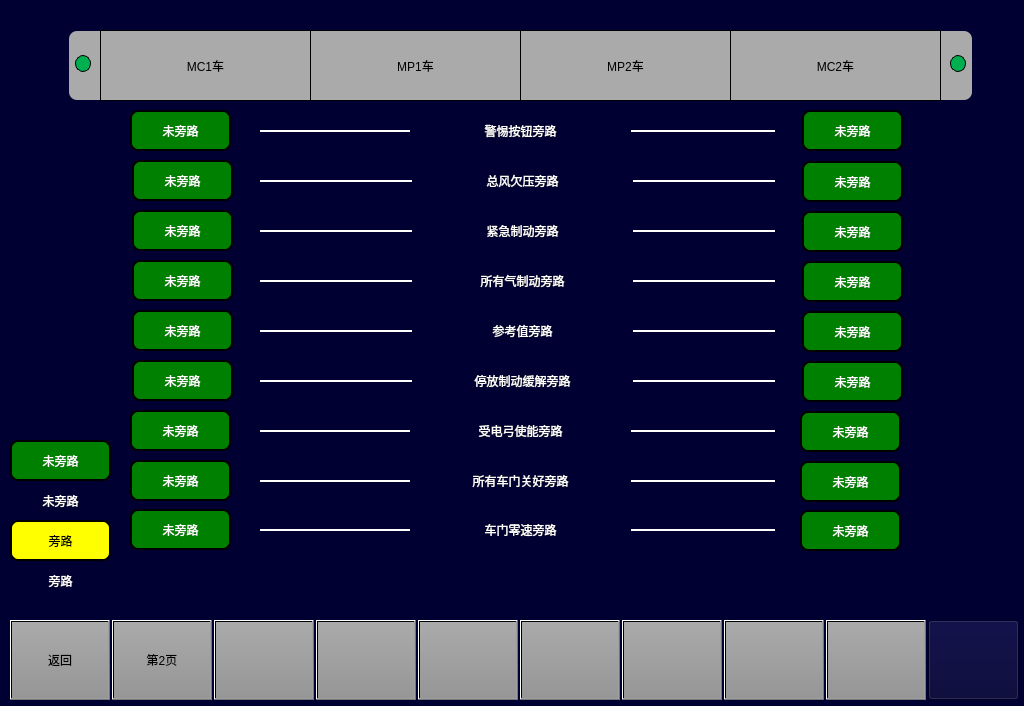
 <widget class="QWidget" name="ByPassPage">
  <property name="geometry">
   <rect>
    <x>0</x>
    <y>0</y>
    <width>1024</width>
    <height>706</height>
   </rect>
  </property>
  <property name="windowTitle">
   <string>Form</string>
  </property>
  <property name="styleSheet">
   <string notr="true">background-color: rgb(0, 0, 50);</string>
  </property>
  <widget class="QPushButton" name="BTN7">
   <property name="geometry">
    <rect>
     <x>622</x>
     <y>620</y>
     <width>100</width>
     <height>80</height>
    </rect>
   </property>
   <property name="focusPolicy">
    <enum>Qt::NoFocus</enum>
   </property>
   <property name="styleSheet">
    <string notr="true">	font: 20px, &quot;微软雅黑&quot;;
    color: black;
	transparent;background:qlineargradient(spread:pad,x1:0,y1:0,x2:0,y2:1,stop:0 rgba(170,170,170,255),stop:1 rgba(150,150,150,255));
</string>
   </property>
   <property name="text">
    <string/>
   </property>
  </widget>
  <widget class="QPushButton" name="BTN2">
   <property name="geometry">
    <rect>
     <x>112</x>
     <y>620</y>
     <width>100</width>
     <height>80</height>
    </rect>
   </property>
   <property name="focusPolicy">
    <enum>Qt::NoFocus</enum>
   </property>
   <property name="styleSheet">
    <string notr="true">font: 20px, &quot;微软雅黑&quot;;color: black;transparent;background:qlineargradient(spread:pad,x1:0,y1:0,x2:0,y2:1,stop:0 rgba(170,170,170,255),stop:1 rgba(150,150,150,255));</string>
   </property>
   <property name="text">
    <string>第2页</string>
   </property>
  </widget>
  <widget class="QPushButton" name="BTN9">
   <property name="geometry">
    <rect>
     <x>826</x>
     <y>620</y>
     <width>100</width>
     <height>80</height>
    </rect>
   </property>
   <property name="focusPolicy">
    <enum>Qt::NoFocus</enum>
   </property>
   <property name="styleSheet">
    <string notr="true">	font: 20px, &quot;微软雅黑&quot;;
    color: black;
	transparent;background:qlineargradient(spread:pad,x1:0,y1:0,x2:0,y2:1,stop:0 rgba(170,170,170,255),stop:1 rgba(150,150,150,255));
</string>
   </property>
   <property name="text">
    <string/>
   </property>
  </widget>
  <widget class="QPushButton" name="BTN3">
   <property name="geometry">
    <rect>
     <x>214</x>
     <y>620</y>
     <width>100</width>
     <height>80</height>
    </rect>
   </property>
   <property name="focusPolicy">
    <enum>Qt::NoFocus</enum>
   </property>
   <property name="styleSheet">
    <string notr="true">	font: 20px, &quot;微软雅黑&quot;;
    color: black;
	transparent;background:qlineargradient(spread:pad,x1:0,y1:0,x2:0,y2:1,stop:0 rgba(170,170,170,255),stop:1 rgba(150,150,150,255));
</string>
   </property>
   <property name="text">
    <string/>
   </property>
  </widget>
  <widget class="QPushButton" name="BTN1">
   <property name="geometry">
    <rect>
     <x>10</x>
     <y>620</y>
     <width>100</width>
     <height>80</height>
    </rect>
   </property>
   <property name="focusPolicy">
    <enum>Qt::NoFocus</enum>
   </property>
   <property name="styleSheet">
    <string notr="true">font: 20px, &quot;微软雅黑&quot;;color: black;transparent;background:qlineargradient(spread:pad,x1:0,y1:0,x2:0,y2:1,stop:0 rgba(170,170,170,255),stop:1 rgba(150,150,150,255));</string>
   </property>
   <property name="text">
    <string>返回</string>
   </property>
  </widget>
  <widget class="QPushButton" name="BTN4">
   <property name="geometry">
    <rect>
     <x>316</x>
     <y>620</y>
     <width>100</width>
     <height>80</height>
    </rect>
   </property>
   <property name="focusPolicy">
    <enum>Qt::NoFocus</enum>
   </property>
   <property name="styleSheet">
    <string notr="true">	font: 20px, &quot;微软雅黑&quot;;
    color: black;
	transparent;background:qlineargradient(spread:pad,x1:0,y1:0,x2:0,y2:1,stop:0 rgba(170,170,170,255),stop:1 rgba(150,150,150,255));
</string>
   </property>
   <property name="text">
    <string/>
   </property>
  </widget>
  <widget class="QPushButton" name="BTN8">
   <property name="geometry">
    <rect>
     <x>724</x>
     <y>620</y>
     <width>100</width>
     <height>80</height>
    </rect>
   </property>
   <property name="focusPolicy">
    <enum>Qt::NoFocus</enum>
   </property>
   <property name="styleSheet">
    <string notr="true">	font: 20px, &quot;微软雅黑&quot;;
    color: black;
	transparent;background:qlineargradient(spread:pad,x1:0,y1:0,x2:0,y2:1,stop:0 rgba(170,170,170,255),stop:1 rgba(150,150,150,255));
</string>
   </property>
   <property name="text">
    <string/>
   </property>
  </widget>
  <widget class="QPushButton" name="BTNHome">
   <property name="geometry">
    <rect>
     <x>928</x>
     <y>620</y>
     <width>91</width>
     <height>80</height>
    </rect>
   </property>
   <property name="focusPolicy">
    <enum>Qt::NoFocus</enum>
   </property>
   <property name="styleSheet">
    <string notr="true">border-image: url(:/images/image/Home.png);</string>
   </property>
   <property name="text">
    <string/>
   </property>
  </widget>
  <widget class="QPushButton" name="BTN5">
   <property name="geometry">
    <rect>
     <x>418</x>
     <y>620</y>
     <width>100</width>
     <height>80</height>
    </rect>
   </property>
   <property name="focusPolicy">
    <enum>Qt::NoFocus</enum>
   </property>
   <property name="styleSheet">
    <string notr="true">	font: 20px, &quot;微软雅黑&quot;;
    color: black;
	transparent;background:qlineargradient(spread:pad,x1:0,y1:0,x2:0,y2:1,stop:0 rgba(170,170,170,255),stop:1 rgba(150,150,150,255));
</string>
   </property>
   <property name="text">
    <string/>
   </property>
  </widget>
  <widget class="QPushButton" name="BTN6">
   <property name="geometry">
    <rect>
     <x>520</x>
     <y>620</y>
     <width>100</width>
     <height>80</height>
    </rect>
   </property>
   <property name="focusPolicy">
    <enum>Qt::NoFocus</enum>
   </property>
   <property name="styleSheet">
    <string notr="true">	font: 20px, &quot;微软雅黑&quot;;
    color: black;
	transparent;background:qlineargradient(spread:pad,x1:0,y1:0,x2:0,y2:1,stop:0 rgba(170,170,170,255),stop:1 rgba(150,150,150,255));
</string>
   </property>
   <property name="text">
    <string/>
   </property>
  </widget>
  <widget class="QLabel" name="LBLTC1">
   <property name="geometry">
    <rect>
     <x>100</x>
     <y>30</y>
     <width>211</width>
     <height>71</height>
    </rect>
   </property>
   <property name="styleSheet">
    <string notr="true">background-color:rgb(170,170,170);
border:1px solid black;
font:20px &quot;微软雅黑&quot;;</string>
   </property>
   <property name="text">
    <string>MC1车</string>
   </property>
   <property name="alignment">
    <set>Qt::AlignCenter</set>
   </property>
  </widget>
  <widget class="QLabel" name="LBLM2">
   <property name="geometry">
    <rect>
     <x>730</x>
     <y>30</y>
     <width>211</width>
     <height>71</height>
    </rect>
   </property>
   <property name="styleSheet">
    <string notr="true">background-color:rgb(170,170,170);
border:1px solid black;
font:20px &quot;微软雅黑&quot;;</string>
   </property>
   <property name="text">
    <string>MC2车</string>
   </property>
   <property name="alignment">
    <set>Qt::AlignCenter</set>
   </property>
  </widget>
  <widget class="QLabel" name="LBLM1">
   <property name="geometry">
    <rect>
     <x>520</x>
     <y>30</y>
     <width>211</width>
     <height>71</height>
    </rect>
   </property>
   <property name="styleSheet">
    <string notr="true">background-color:rgb(170,170,170);
border:1px solid black;
font:20px &quot;微软雅黑&quot;;</string>
   </property>
   <property name="text">
    <string>MP2车</string>
   </property>
   <property name="alignment">
    <set>Qt::AlignCenter</set>
   </property>
  </widget>
  <widget class="QLabel" name="LBLMP1">
   <property name="geometry">
    <rect>
     <x>310</x>
     <y>30</y>
     <width>211</width>
     <height>71</height>
    </rect>
   </property>
   <property name="styleSheet">
    <string notr="true">background-color:rgb(170,170,170);
border:1px solid black;
font:20px &quot;微软雅黑&quot;;</string>
   </property>
   <property name="text">
    <string>MP1车</string>
   </property>
   <property name="alignment">
    <set>Qt::AlignCenter</set>
   </property>
  </widget>
  <widget class="QLabel" name="linelbl1_2">
   <property name="geometry">
    <rect>
     <x>260</x>
     <y>180</y>
     <width>515</width>
     <height>2</height>
    </rect>
   </property>
   <property name="styleSheet">
    <string notr="true">border: 2px solid white;
</string>
   </property>
   <property name="text">
    <string/>
   </property>
   <property name="alignment">
    <set>Qt::AlignCenter</set>
   </property>
  </widget>
  <widget class="QLabel" name="LBL1_5">
   <property name="geometry">
    <rect>
     <x>412</x>
     <y>310</y>
     <width>221</width>
     <height>41</height>
    </rect>
   </property>
   <property name="styleSheet">
    <string notr="true">font: 20px  &quot;微软雅黑&quot;;
color: white;
</string>
   </property>
   <property name="text">
    <string>参考值旁路</string>
   </property>
   <property name="alignment">
    <set>Qt::AlignCenter</set>
   </property>
  </widget>
  <widget class="QLabel" name="lbl6_2">
   <property name="geometry">
    <rect>
     <x>802</x>
     <y>361</y>
     <width>101</width>
     <height>41</height>
    </rect>
   </property>
   <property name="styleSheet">
    <string notr="true">font: 20px  &quot;微软雅黑&quot;;
color: white;
background-color: green;
border:2px  solid black;
border-radius:8px;</string>
   </property>
   <property name="text">
    <string>未旁路</string>
   </property>
   <property name="alignment">
    <set>Qt::AlignCenter</set>
   </property>
  </widget>
  <widget class="QLabel" name="lbl7_2">
   <property name="geometry">
    <rect>
     <x>800</x>
     <y>411</y>
     <width>101</width>
     <height>41</height>
    </rect>
   </property>
   <property name="styleSheet">
    <string notr="true">font: 20px  &quot;微软雅黑&quot;;
color: white;
background-color: green;
border:2px  solid black;
border-radius:8px;</string>
   </property>
   <property name="text">
    <string>未旁路</string>
   </property>
   <property name="alignment">
    <set>Qt::AlignCenter</set>
   </property>
  </widget>
  <widget class="QLabel" name="lbl2_1">
   <property name="geometry">
    <rect>
     <x>132</x>
     <y>160</y>
     <width>101</width>
     <height>41</height>
    </rect>
   </property>
   <property name="styleSheet">
    <string notr="true">font: 20px  &quot;微软雅黑&quot;;
color: white;
background-color: green;
border:2px  solid black;
border-radius:8px;</string>
   </property>
   <property name="text">
    <string>未旁路</string>
   </property>
   <property name="alignment">
    <set>Qt::AlignCenter</set>
   </property>
  </widget>
  <widget class="QLabel" name="lbl3_1">
   <property name="geometry">
    <rect>
     <x>132</x>
     <y>210</y>
     <width>101</width>
     <height>41</height>
    </rect>
   </property>
   <property name="styleSheet">
    <string notr="true">font: 20px  &quot;微软雅黑&quot;;
color: white;
background-color: green;
border:2px  solid black;
border-radius:8px;</string>
   </property>
   <property name="text">
    <string>未旁路</string>
   </property>
   <property name="alignment">
    <set>Qt::AlignCenter</set>
   </property>
  </widget>
  <widget class="QLabel" name="linelbl1_7">
   <property name="geometry">
    <rect>
     <x>260</x>
     <y>430</y>
     <width>515</width>
     <height>2</height>
    </rect>
   </property>
   <property name="styleSheet">
    <string notr="true">border: 2px solid white;
</string>
   </property>
   <property name="text">
    <string/>
   </property>
   <property name="alignment">
    <set>Qt::AlignCenter</set>
   </property>
  </widget>
  <widget class="QLabel" name="LBL1_2">
   <property name="geometry">
    <rect>
     <x>412</x>
     <y>160</y>
     <width>221</width>
     <height>41</height>
    </rect>
   </property>
   <property name="styleSheet">
    <string notr="true">font: 20px  &quot;微软雅黑&quot;;
color: white;
</string>
   </property>
   <property name="text">
    <string>总风欠压旁路</string>
   </property>
   <property name="alignment">
    <set>Qt::AlignCenter</set>
   </property>
  </widget>
  <widget class="QLabel" name="lbl4_1">
   <property name="geometry">
    <rect>
     <x>132</x>
     <y>260</y>
     <width>101</width>
     <height>41</height>
    </rect>
   </property>
   <property name="styleSheet">
    <string notr="true">font: 20px  &quot;微软雅黑&quot;;
color: white;
background-color: green;
border:2px  solid black;
border-radius:8px;</string>
   </property>
   <property name="text">
    <string>未旁路</string>
   </property>
   <property name="alignment">
    <set>Qt::AlignCenter</set>
   </property>
  </widget>
  <widget class="QLabel" name="lbl2_2">
   <property name="geometry">
    <rect>
     <x>802</x>
     <y>161</y>
     <width>101</width>
     <height>41</height>
    </rect>
   </property>
   <property name="styleSheet">
    <string notr="true">font: 20px  &quot;微软雅黑&quot;;
color: white;
background-color: green;
border:2px  solid black;
border-radius:8px;</string>
   </property>
   <property name="text">
    <string>未旁路</string>
   </property>
   <property name="alignment">
    <set>Qt::AlignCenter</set>
   </property>
  </widget>
  <widget class="QLabel" name="lbl5_1">
   <property name="geometry">
    <rect>
     <x>132</x>
     <y>310</y>
     <width>101</width>
     <height>41</height>
    </rect>
   </property>
   <property name="styleSheet">
    <string notr="true">font: 20px  &quot;微软雅黑&quot;;
color: white;
background-color: green;
border:2px  solid black;
border-radius:8px;</string>
   </property>
   <property name="text">
    <string>未旁路</string>
   </property>
   <property name="alignment">
    <set>Qt::AlignCenter</set>
   </property>
  </widget>
  <widget class="QLabel" name="LBL1_9">
   <property name="geometry">
    <rect>
     <x>10</x>
     <y>570</y>
     <width>101</width>
     <height>21</height>
    </rect>
   </property>
   <property name="styleSheet">
    <string notr="true">font: 20px  &quot;微软雅黑&quot;;
color: white;
</string>
   </property>
   <property name="text">
    <string>旁路</string>
   </property>
   <property name="alignment">
    <set>Qt::AlignCenter</set>
   </property>
  </widget>
  <widget class="QLabel" name="LBL1">
   <property name="geometry">
    <rect>
     <x>410</x>
     <y>110</y>
     <width>221</width>
     <height>41</height>
    </rect>
   </property>
   <property name="styleSheet">
    <string notr="true">font: 20px  &quot;微软雅黑&quot;;
color: white;
</string>
   </property>
   <property name="text">
    <string>警惕按钮旁路</string>
   </property>
   <property name="alignment">
    <set>Qt::AlignCenter</set>
   </property>
  </widget>
  <widget class="QLabel" name="linelbl1_6">
   <property name="geometry">
    <rect>
     <x>260</x>
     <y>380</y>
     <width>515</width>
     <height>2</height>
    </rect>
   </property>
   <property name="styleSheet">
    <string notr="true">border: 2px solid white;
</string>
   </property>
   <property name="text">
    <string/>
   </property>
   <property name="alignment">
    <set>Qt::AlignCenter</set>
   </property>
  </widget>
  <widget class="QLabel" name="ZeroSpeedTC2lbl_4">
   <property name="geometry">
    <rect>
     <x>10</x>
     <y>440</y>
     <width>101</width>
     <height>41</height>
    </rect>
   </property>
   <property name="styleSheet">
    <string notr="true">font: 20px  &quot;微软雅黑&quot;;
color: white;
background-color: green;
border:2px  solid black;
border-radius:8px;</string>
   </property>
   <property name="text">
    <string>未旁路</string>
   </property>
   <property name="alignment">
    <set>Qt::AlignCenter</set>
   </property>
  </widget>
  <widget class="QLabel" name="linelbl1">
   <property name="geometry">
    <rect>
     <x>260</x>
     <y>130</y>
     <width>515</width>
     <height>2</height>
    </rect>
   </property>
   <property name="styleSheet">
    <string notr="true">border: 2px solid white;
</string>
   </property>
   <property name="text">
    <string/>
   </property>
   <property name="alignment">
    <set>Qt::AlignCenter</set>
   </property>
  </widget>
  <widget class="QLabel" name="linelbl1_5">
   <property name="geometry">
    <rect>
     <x>260</x>
     <y>330</y>
     <width>515</width>
     <height>2</height>
    </rect>
   </property>
   <property name="styleSheet">
    <string notr="true">border: 2px solid white;
</string>
   </property>
   <property name="text">
    <string/>
   </property>
   <property name="alignment">
    <set>Qt::AlignCenter</set>
   </property>
  </widget>
  <widget class="QLabel" name="lbl5_2">
   <property name="geometry">
    <rect>
     <x>802</x>
     <y>311</y>
     <width>101</width>
     <height>41</height>
    </rect>
   </property>
   <property name="styleSheet">
    <string notr="true">font: 20px  &quot;微软雅黑&quot;;
color: white;
background-color: green;
border:2px  solid black;
border-radius:8px;</string>
   </property>
   <property name="text">
    <string>未旁路</string>
   </property>
   <property name="alignment">
    <set>Qt::AlignCenter</set>
   </property>
  </widget>
  <widget class="QLabel" name="LBL1_3">
   <property name="geometry">
    <rect>
     <x>412</x>
     <y>210</y>
     <width>221</width>
     <height>41</height>
    </rect>
   </property>
   <property name="styleSheet">
    <string notr="true">font: 20px  &quot;微软雅黑&quot;;
color: white;
</string>
   </property>
   <property name="text">
    <string>紧急制动旁路</string>
   </property>
   <property name="alignment">
    <set>Qt::AlignCenter</set>
   </property>
  </widget>
  <widget class="QLabel" name="linelbl1_4">
   <property name="geometry">
    <rect>
     <x>260</x>
     <y>280</y>
     <width>515</width>
     <height>2</height>
    </rect>
   </property>
   <property name="styleSheet">
    <string notr="true">border: 2px solid white;
</string>
   </property>
   <property name="text">
    <string/>
   </property>
   <property name="alignment">
    <set>Qt::AlignCenter</set>
   </property>
  </widget>
  <widget class="QLabel" name="lbl1_2">
   <property name="geometry">
    <rect>
     <x>802</x>
     <y>110</y>
     <width>101</width>
     <height>41</height>
    </rect>
   </property>
   <property name="styleSheet">
    <string notr="true">font: 20px  &quot;微软雅黑&quot;;
color: white;
background-color: green;
border:2px  solid black;
border-radius:8px;</string>
   </property>
   <property name="text">
    <string>未旁路</string>
   </property>
   <property name="alignment">
    <set>Qt::AlignCenter</set>
   </property>
  </widget>
  <widget class="QLabel" name="lbl3_2">
   <property name="geometry">
    <rect>
     <x>802</x>
     <y>211</y>
     <width>101</width>
     <height>41</height>
    </rect>
   </property>
   <property name="styleSheet">
    <string notr="true">font: 20px  &quot;微软雅黑&quot;;
color: white;
background-color: green;
border:2px  solid black;
border-radius:8px;</string>
   </property>
   <property name="text">
    <string>未旁路</string>
   </property>
   <property name="alignment">
    <set>Qt::AlignCenter</set>
   </property>
  </widget>
  <widget class="QLabel" name="lbl6_1">
   <property name="geometry">
    <rect>
     <x>132</x>
     <y>360</y>
     <width>101</width>
     <height>41</height>
    </rect>
   </property>
   <property name="styleSheet">
    <string notr="true">font: 20px  &quot;微软雅黑&quot;;
color: white;
background-color: green;
border:2px  solid black;
border-radius:8px;</string>
   </property>
   <property name="text">
    <string>未旁路</string>
   </property>
   <property name="alignment">
    <set>Qt::AlignCenter</set>
   </property>
  </widget>
  <widget class="QLabel" name="ZeroSpeedTC2lbl_6">
   <property name="geometry">
    <rect>
     <x>10</x>
     <y>520</y>
     <width>101</width>
     <height>41</height>
    </rect>
   </property>
   <property name="styleSheet">
    <string notr="true">font: 20px  &quot;微软雅黑&quot;;
color: black;
background-color: yellow;
border:2px  solid black;
border-radius:8px;</string>
   </property>
   <property name="text">
    <string>旁路</string>
   </property>
   <property name="alignment">
    <set>Qt::AlignCenter</set>
   </property>
  </widget>
  <widget class="QLabel" name="LBL1_6">
   <property name="geometry">
    <rect>
     <x>412</x>
     <y>360</y>
     <width>221</width>
     <height>41</height>
    </rect>
   </property>
   <property name="styleSheet">
    <string notr="true">font: 20px  &quot;微软雅黑&quot;;
color: white;
</string>
   </property>
   <property name="text">
    <string>停放制动缓解旁路</string>
   </property>
   <property name="alignment">
    <set>Qt::AlignCenter</set>
   </property>
  </widget>
  <widget class="QLabel" name="LBL1_4">
   <property name="geometry">
    <rect>
     <x>412</x>
     <y>260</y>
     <width>221</width>
     <height>41</height>
    </rect>
   </property>
   <property name="styleSheet">
    <string notr="true">font: 20px  &quot;微软雅黑&quot;;
color: white;
</string>
   </property>
   <property name="text">
    <string>所有气制动旁路</string>
   </property>
   <property name="alignment">
    <set>Qt::AlignCenter</set>
   </property>
  </widget>
  <widget class="QLabel" name="lbl1_1">
   <property name="geometry">
    <rect>
     <x>130</x>
     <y>110</y>
     <width>101</width>
     <height>41</height>
    </rect>
   </property>
   <property name="styleSheet">
    <string notr="true">font: 20px  &quot;微软雅黑&quot;;
color: white;
background-color: green;
border:2px  solid black;
border-radius:8px;</string>
   </property>
   <property name="text">
    <string>未旁路</string>
   </property>
   <property name="alignment">
    <set>Qt::AlignCenter</set>
   </property>
  </widget>
  <widget class="QLabel" name="linelbl1_3">
   <property name="geometry">
    <rect>
     <x>260</x>
     <y>230</y>
     <width>515</width>
     <height>2</height>
    </rect>
   </property>
   <property name="styleSheet">
    <string notr="true">border: 2px solid white;
</string>
   </property>
   <property name="text">
    <string/>
   </property>
   <property name="alignment">
    <set>Qt::AlignCenter</set>
   </property>
  </widget>
  <widget class="QLabel" name="lbl7_1">
   <property name="geometry">
    <rect>
     <x>130</x>
     <y>410</y>
     <width>101</width>
     <height>41</height>
    </rect>
   </property>
   <property name="styleSheet">
    <string notr="true">font: 20px  &quot;微软雅黑&quot;;
color: white;
background-color: green;
border:2px  solid black;
border-radius:8px;</string>
   </property>
   <property name="text">
    <string>未旁路</string>
   </property>
   <property name="alignment">
    <set>Qt::AlignCenter</set>
   </property>
  </widget>
  <widget class="QLabel" name="LBL1_7">
   <property name="geometry">
    <rect>
     <x>410</x>
     <y>410</y>
     <width>221</width>
     <height>41</height>
    </rect>
   </property>
   <property name="styleSheet">
    <string notr="true">font: 20px  &quot;微软雅黑&quot;;
color: white;
</string>
   </property>
   <property name="text">
    <string>受电弓使能旁路</string>
   </property>
   <property name="alignment">
    <set>Qt::AlignCenter</set>
   </property>
  </widget>
  <widget class="QLabel" name="lbl4_2">
   <property name="geometry">
    <rect>
     <x>802</x>
     <y>261</y>
     <width>101</width>
     <height>41</height>
    </rect>
   </property>
   <property name="styleSheet">
    <string notr="true">font: 20px  &quot;微软雅黑&quot;;
color: white;
background-color: green;
border:2px  solid black;
border-radius:8px;</string>
   </property>
   <property name="text">
    <string>未旁路</string>
   </property>
   <property name="alignment">
    <set>Qt::AlignCenter</set>
   </property>
  </widget>
  <widget class="QLabel" name="LBL1_8">
   <property name="geometry">
    <rect>
     <x>10</x>
     <y>490</y>
     <width>101</width>
     <height>21</height>
    </rect>
   </property>
   <property name="styleSheet">
    <string notr="true">font: 20px  &quot;微软雅黑&quot;;
color: white;
</string>
   </property>
   <property name="text">
    <string>未旁路</string>
   </property>
   <property name="alignment">
    <set>Qt::AlignCenter</set>
   </property>
  </widget>
  <widget class="QLabel" name="linelbl1_8">
   <property name="geometry">
    <rect>
     <x>260</x>
     <y>480</y>
     <width>515</width>
     <height>2</height>
    </rect>
   </property>
   <property name="styleSheet">
    <string notr="true">border: 2px solid white;
</string>
   </property>
   <property name="text">
    <string/>
   </property>
   <property name="alignment">
    <set>Qt::AlignCenter</set>
   </property>
  </widget>
  <widget class="QLabel" name="LBL1_10">
   <property name="geometry">
    <rect>
     <x>410</x>
     <y>460</y>
     <width>221</width>
     <height>41</height>
    </rect>
   </property>
   <property name="styleSheet">
    <string notr="true">font: 20px  &quot;微软雅黑&quot;;
color: white;
</string>
   </property>
   <property name="text">
    <string>所有车门关好旁路</string>
   </property>
   <property name="alignment">
    <set>Qt::AlignCenter</set>
   </property>
  </widget>
  <widget class="QLabel" name="lbl8_2">
   <property name="geometry">
    <rect>
     <x>800</x>
     <y>461</y>
     <width>101</width>
     <height>41</height>
    </rect>
   </property>
   <property name="styleSheet">
    <string notr="true">font: 20px  &quot;微软雅黑&quot;;
color: white;
background-color: green;
border:2px  solid black;
border-radius:8px;</string>
   </property>
   <property name="text">
    <string>未旁路</string>
   </property>
   <property name="alignment">
    <set>Qt::AlignCenter</set>
   </property>
  </widget>
  <widget class="QLabel" name="lbl8_1">
   <property name="geometry">
    <rect>
     <x>130</x>
     <y>460</y>
     <width>101</width>
     <height>41</height>
    </rect>
   </property>
   <property name="styleSheet">
    <string notr="true">font: 20px  &quot;微软雅黑&quot;;
color: white;
background-color: green;
border:2px  solid black;
border-radius:8px;</string>
   </property>
   <property name="text">
    <string>未旁路</string>
   </property>
   <property name="alignment">
    <set>Qt::AlignCenter</set>
   </property>
  </widget>
  <widget class="QLabel" name="label">
   <property name="geometry">
    <rect>
     <x>69</x>
     <y>31</y>
     <width>31</width>
     <height>69</height>
    </rect>
   </property>
   <property name="styleSheet">
    <string notr="true">background-color:rgb(170,170,170);
border-top-left-radius:8px;
border-bottom-left-radius:8px;</string>
   </property>
   <property name="text">
    <string/>
   </property>
  </widget>
  <widget class="QLabel" name="label_2">
   <property name="geometry">
    <rect>
     <x>941</x>
     <y>31</y>
     <width>31</width>
     <height>69</height>
    </rect>
   </property>
   <property name="styleSheet">
    <string notr="true">background-color:rgb(170,170,170);
border-top-right-radius:8px;
border-bottom-right-radius:8px;</string>
   </property>
   <property name="text">
    <string/>
   </property>
  </widget>
  <widget class="QLabel" name="lbl_cab1_active">
   <property name="geometry">
    <rect>
     <x>75</x>
     <y>55</y>
     <width>16</width>
     <height>17</height>
    </rect>
   </property>
   <property name="styleSheet">
    <string notr="true">background-color: rgb(0, 176, 80);
border-radius:8px;
font:24px,&quot;微软雅黑&quot;;
border:1px solid black;</string>
   </property>
   <property name="text">
    <string/>
   </property>
  </widget>
  <widget class="QLabel" name="lbl_cab1_direction">
   <property name="geometry">
    <rect>
     <x>15</x>
     <y>50</y>
     <width>50</width>
     <height>30</height>
    </rect>
   </property>
   <property name="styleSheet">
    <string notr="true">border-image: url(:/images/image/arrowleft.png);</string>
   </property>
   <property name="text">
    <string/>
   </property>
  </widget>
  <widget class="QLabel" name="lbl_cab2_direction">
   <property name="geometry">
    <rect>
     <x>974</x>
     <y>50</y>
     <width>50</width>
     <height>30</height>
    </rect>
   </property>
   <property name="styleSheet">
    <string notr="true">border-image: url(:/images/image/arrowright.png);</string>
   </property>
   <property name="text">
    <string/>
   </property>
  </widget>
  <widget class="QLabel" name="lbl_cab2_active">
   <property name="geometry">
    <rect>
     <x>950</x>
     <y>55</y>
     <width>16</width>
     <height>17</height>
    </rect>
   </property>
   <property name="styleSheet">
    <string notr="true">background-color: rgb(0, 176, 80);
border-radius:8px;
font:24px,&quot;微软雅黑&quot;;
border:1px solid black;</string>
   </property>
   <property name="text">
    <string/>
   </property>
  </widget>
  <widget class="QLabel" name="LBL1_12">
   <property name="geometry">
    <rect>
     <x>410</x>
     <y>509</y>
     <width>221</width>
     <height>41</height>
    </rect>
   </property>
   <property name="styleSheet">
    <string notr="true">font: 20px  &quot;微软雅黑&quot;;
color: white;
</string>
   </property>
   <property name="text">
    <string>车门零速旁路</string>
   </property>
   <property name="alignment">
    <set>Qt::AlignCenter</set>
   </property>
  </widget>
  <widget class="QLabel" name="lbl10_2">
   <property name="geometry">
    <rect>
     <x>800</x>
     <y>510</y>
     <width>101</width>
     <height>41</height>
    </rect>
   </property>
   <property name="styleSheet">
    <string notr="true">font: 20px  &quot;微软雅黑&quot;;
color: white;
background-color: green;
border:2px  solid black;
border-radius:8px;</string>
   </property>
   <property name="text">
    <string>未旁路</string>
   </property>
   <property name="alignment">
    <set>Qt::AlignCenter</set>
   </property>
  </widget>
  <widget class="QLabel" name="linelbl1_10">
   <property name="geometry">
    <rect>
     <x>260</x>
     <y>529</y>
     <width>515</width>
     <height>2</height>
    </rect>
   </property>
   <property name="styleSheet">
    <string notr="true">border: 2px solid white;
</string>
   </property>
   <property name="text">
    <string/>
   </property>
   <property name="alignment">
    <set>Qt::AlignCenter</set>
   </property>
  </widget>
  <widget class="QLabel" name="lbl10_1">
   <property name="geometry">
    <rect>
     <x>130</x>
     <y>509</y>
     <width>101</width>
     <height>41</height>
    </rect>
   </property>
   <property name="styleSheet">
    <string notr="true">font: 20px  &quot;微软雅黑&quot;;
color: white;
background-color: green;
border:2px  solid black;
border-radius:8px;</string>
   </property>
   <property name="text">
    <string>未旁路</string>
   </property>
   <property name="alignment">
    <set>Qt::AlignCenter</set>
   </property>
  </widget>
  <zorder>ZeroSpeedTC2lbl_6</zorder>
  <zorder>ZeroSpeedTC2lbl_4</zorder>
  <zorder>lbl8_2</zorder>
  <zorder>lbl7_2</zorder>
  <zorder>lbl6_2</zorder>
  <zorder>lbl5_2</zorder>
  <zorder>lbl4_2</zorder>
  <zorder>lbl3_2</zorder>
  <zorder>lbl2_2</zorder>
  <zorder>lbl1_2</zorder>
  <zorder>lbl8_1</zorder>
  <zorder>lbl7_1</zorder>
  <zorder>lbl6_1</zorder>
  <zorder>lbl5_1</zorder>
  <zorder>lbl4_1</zorder>
  <zorder>lbl3_1</zorder>
  <zorder>lbl2_1</zorder>
  <zorder>lbl1_1</zorder>
  <zorder>linelbl1_8</zorder>
  <zorder>linelbl1_6</zorder>
  <zorder>linelbl1_3</zorder>
  <zorder>linelbl1_4</zorder>
  <zorder>linelbl1</zorder>
  <zorder>linelbl1_5</zorder>
  <zorder>linelbl1_7</zorder>
  <zorder>linelbl1_2</zorder>
  <zorder>BTN7</zorder>
  <zorder>BTN2</zorder>
  <zorder>BTN9</zorder>
  <zorder>BTN3</zorder>
  <zorder>BTN1</zorder>
  <zorder>BTN4</zorder>
  <zorder>BTN8</zorder>
  <zorder>BTNHome</zorder>
  <zorder>BTN5</zorder>
  <zorder>BTN6</zorder>
  <zorder>LBLTC1</zorder>
  <zorder>LBLM2</zorder>
  <zorder>LBLM1</zorder>
  <zorder>LBLMP1</zorder>
  <zorder>LBL1_5</zorder>
  <zorder>LBL1_2</zorder>
  <zorder>LBL1_9</zorder>
  <zorder>LBL1</zorder>
  <zorder>LBL1_3</zorder>
  <zorder>LBL1_6</zorder>
  <zorder>LBL1_4</zorder>
  <zorder>LBL1_7</zorder>
  <zorder>LBL1_8</zorder>
  <zorder>LBL1_10</zorder>
  <zorder>label</zorder>
  <zorder>label_2</zorder>
  <zorder>lbl_cab1_active</zorder>
  <zorder>lbl_cab1_direction</zorder>
  <zorder>lbl_cab2_direction</zorder>
  <zorder>lbl_cab2_active</zorder>
  <zorder>linelbl1_10</zorder>
  <zorder>lbl10_1</zorder>
  <zorder>LBL1_12</zorder>
  <zorder>lbl10_2</zorder>
 </widget>
